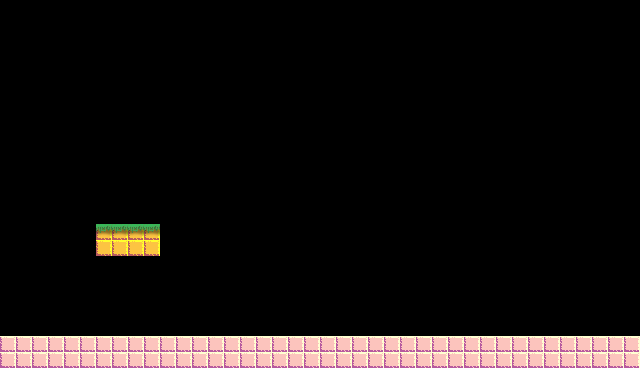

The image is a tile-based game level rendered from a .tmx file. Its description and complete source (layers, tilesets, objects, tile grids) follow:
An orthogonal 40x23 tile map with 16x16 px tiles, 2 tile layers (ground, grass) and 2 objects.

<map version="1.10" tiledversion="1.11.2" orientation="orthogonal" renderorder="right-down" width="40" height="23" tilewidth="16" tileheight="16" infinite="0" nextlayerid="4" nextobjectid="6">
 <editorsettings>
  <export target="../1.lua" format="lua" />
 </editorsettings>
 <tileset firstgid="1" name="tiles" tilewidth="16" tileheight="16" tilecount="56" columns="14">
  <image source="../../assets/tiles.png" width="224" height="64" />
 </tileset>
 <layer id="1" name="ground" width="40" height="23">
  <data encoding="csv">
0,0,0,0,0,0,0,0,0,0,0,0,0,0,0,0,0,0,0,0,0,0,0,0,0,0,0,0,0,0,0,0,0,0,0,0,0,0,0,0,
0,0,0,0,0,0,0,0,0,0,0,0,0,0,0,0,0,0,0,0,0,0,0,0,0,0,0,0,0,0,0,0,0,0,0,0,0,0,0,0,
0,0,0,0,0,0,0,0,0,0,0,0,0,0,0,0,0,0,0,0,0,0,0,0,0,0,0,0,0,0,0,0,0,0,0,0,0,0,0,0,
0,0,0,0,0,0,0,0,0,0,0,0,0,0,0,0,0,0,0,0,0,0,0,0,0,0,0,0,0,0,0,0,0,0,0,0,0,0,0,0,
0,0,0,0,0,0,0,0,0,0,0,0,0,0,0,0,0,0,0,0,0,0,0,0,0,0,0,0,0,0,0,0,0,0,0,0,0,0,0,0,
0,0,0,0,0,0,0,0,0,0,0,0,0,0,0,0,0,0,0,0,0,0,0,0,0,0,0,0,0,0,0,0,0,0,0,0,0,0,0,0,
0,0,0,0,0,0,0,0,0,0,0,0,0,0,0,0,0,0,0,0,0,0,0,0,0,0,0,0,0,0,0,0,0,0,0,0,0,0,0,0,
0,0,0,0,0,0,0,0,0,0,0,0,0,0,0,0,0,0,0,0,0,0,0,0,0,0,0,0,0,0,0,0,0,0,0,0,0,0,0,0,
0,0,0,0,0,0,0,0,0,0,0,0,0,0,0,0,0,0,0,0,0,0,0,0,0,0,0,0,0,0,0,0,0,0,0,0,0,0,0,0,
0,0,0,0,0,0,0,0,0,0,0,0,0,0,0,0,0,0,0,0,0,0,0,0,0,0,0,0,0,0,0,0,0,0,0,0,0,0,0,0,
0,0,0,0,0,0,0,0,0,0,0,0,0,0,0,0,0,0,0,0,0,0,0,0,0,0,0,0,0,0,0,0,0,0,0,0,0,0,0,0,
0,0,0,0,0,0,0,0,0,0,0,0,0,0,0,0,0,0,0,0,0,0,0,0,0,0,0,0,0,0,0,0,0,0,0,0,0,0,0,0,
0,0,0,0,0,0,0,0,0,0,0,0,0,0,0,0,0,0,0,0,0,0,0,0,0,0,0,0,0,0,0,0,0,0,0,0,0,0,0,0,
0,0,0,0,0,0,0,0,0,0,0,0,0,0,0,0,0,0,0,0,0,0,0,0,0,0,0,0,0,0,0,0,0,0,0,0,0,0,0,0,
0,0,0,0,0,0,33,33,33,33,0,0,0,0,0,0,0,0,0,0,0,0,0,0,0,0,0,0,0,0,0,0,0,0,0,0,0,0,0,0,
0,0,0,0,0,0,33,33,33,33,0,0,0,0,0,0,0,0,0,0,0,0,0,0,0,0,0,0,0,0,0,0,0,0,0,0,0,0,0,0,
0,0,0,0,0,0,0,0,0,0,0,0,0,0,0,0,0,0,0,0,0,0,0,0,0,0,0,0,0,0,0,0,0,0,0,0,0,0,0,0,
0,0,0,0,0,0,0,0,0,0,0,0,0,0,0,0,0,0,0,0,0,0,0,0,0,0,0,0,0,0,0,0,0,0,0,0,0,0,0,0,
0,0,0,0,0,0,0,0,0,0,0,0,0,0,0,0,0,0,0,0,0,0,0,0,0,0,0,0,0,0,0,0,0,0,0,0,0,0,0,0,
0,0,0,0,0,0,0,0,0,0,0,0,0,0,0,0,0,0,0,0,0,0,0,0,0,0,0,0,0,0,0,0,0,0,0,0,0,0,0,0,
0,0,0,0,0,0,0,0,0,0,0,0,0,0,0,0,0,0,0,0,0,0,0,0,0,0,0,0,0,0,0,0,0,0,0,0,0,0,0,0,
29,29,29,29,29,29,29,29,29,29,29,29,29,29,29,29,29,29,29,29,29,29,29,29,29,29,29,29,29,29,29,29,29,29,29,29,29,29,29,29,
29,29,29,29,29,29,29,29,29,29,29,29,29,29,29,29,29,29,29,29,29,29,29,29,29,29,29,29,29,29,29,29,29,29,29,29,29,29,29,29
</data>
 </layer>
 <layer id="2" name="grass" width="40" height="23">
  <data encoding="csv">
0,0,0,0,0,0,0,0,0,0,0,0,0,0,0,0,0,0,0,0,0,0,0,0,0,0,0,0,0,0,0,0,0,0,0,0,0,0,0,0,
0,0,0,0,0,0,0,0,0,0,0,0,0,0,0,0,0,0,0,0,0,0,0,0,0,0,0,0,0,0,0,0,0,0,0,0,0,0,0,0,
0,0,0,0,0,0,0,0,0,0,0,0,0,0,0,0,0,0,0,0,0,0,0,0,0,0,0,0,0,0,0,0,0,0,0,0,0,0,0,0,
0,0,0,0,0,0,0,0,0,0,0,0,0,0,0,0,0,0,0,0,0,0,0,0,0,0,0,0,0,0,0,0,0,0,0,0,0,0,0,0,
0,0,0,0,0,0,0,0,0,0,0,0,0,0,0,0,0,0,0,0,0,0,0,0,0,0,0,0,0,0,0,0,0,0,0,0,0,0,0,0,
0,0,0,0,0,0,0,0,0,0,0,0,0,0,0,0,0,0,0,0,0,0,0,0,0,0,0,0,0,0,0,0,0,0,0,0,0,0,0,0,
0,0,0,0,0,0,0,0,0,0,0,0,0,0,0,0,0,0,0,0,0,0,0,0,0,0,0,0,0,0,0,0,0,0,0,0,0,0,0,0,
0,0,0,0,0,0,0,0,0,0,0,0,0,0,0,0,0,0,0,0,0,0,0,0,0,0,0,0,0,0,0,0,0,0,0,0,0,0,0,0,
0,0,0,0,0,0,0,0,0,0,0,0,0,0,0,0,0,0,0,0,0,0,0,0,0,0,0,0,0,0,0,0,0,0,0,0,0,0,0,0,
0,0,0,0,0,0,0,0,0,0,0,0,0,0,0,0,0,0,0,0,0,0,0,0,0,0,0,0,0,0,0,0,0,0,0,0,0,0,0,0,
0,0,0,0,0,0,0,0,0,0,0,0,0,0,0,0,0,0,0,0,0,0,0,0,0,0,0,0,0,0,0,0,0,0,0,0,0,0,0,0,
0,0,0,0,0,0,0,0,0,0,0,0,0,0,0,0,0,0,0,0,0,0,0,0,0,0,0,0,0,0,0,0,0,0,0,0,0,0,0,0,
0,0,0,0,0,0,0,0,0,0,0,0,0,0,0,0,0,0,0,0,0,0,0,0,0,0,0,0,0,0,0,0,0,0,0,0,0,0,0,0,
0,0,0,0,0,0,0,0,0,0,0,0,0,0,0,0,0,0,0,0,0,0,0,0,0,0,0,0,0,0,0,0,0,0,0,0,0,0,0,0,
0,0,0,0,0,0,16,16,16,16,0,0,0,0,0,0,0,0,0,0,0,0,0,0,0,0,0,0,0,0,0,0,0,0,0,0,0,0,0,0,
0,0,0,0,0,0,0,0,0,0,0,0,0,0,0,0,0,0,0,0,0,0,0,0,0,0,0,0,0,0,0,0,0,0,0,0,0,0,0,0,
0,0,0,0,0,0,0,0,0,0,0,0,0,0,0,0,0,0,0,0,0,0,0,0,0,0,0,0,0,0,0,0,0,0,0,0,0,0,0,0,
0,0,0,0,0,0,0,0,0,0,0,0,0,0,0,0,0,0,0,0,0,0,0,0,0,0,0,0,0,0,0,0,0,0,0,0,0,0,0,0,
0,0,0,0,0,0,0,0,0,0,0,0,0,0,0,0,0,0,0,0,0,0,0,0,0,0,0,0,0,0,0,0,0,0,0,0,0,0,0,0,
0,0,0,0,0,0,0,0,0,0,0,0,0,0,0,0,0,0,0,0,0,0,0,0,0,0,0,0,0,0,0,0,0,0,0,0,0,0,0,0,
0,0,0,0,0,0,0,0,0,0,0,0,0,0,0,0,0,0,0,0,0,0,0,0,0,0,0,0,0,0,0,0,0,0,0,0,0,0,0,0,
0,0,0,0,0,0,0,0,0,0,0,0,0,0,0,0,0,0,0,0,0,0,0,0,0,0,0,0,0,0,0,0,0,0,0,0,0,0,0,0,
0,0,0,0,0,0,0,0,0,0,0,0,0,0,0,0,0,0,0,0,0,0,0,0,0,0,0,0,0,0,0,0,0,0,0,0,0,0,0,0
</data>
 </layer>
 <objectgroup color="#00aaff" id="3" name="solid">
  <properties>
   <property name="collidable " type="bool" value="true" />
  </properties>
  <object id="4" x="96.375" y="225.125" width="63.25" height="30.5">
   <properties>
    <property name="collidable" type="bool" value="true" />
   </properties>
  </object>
  <object id="5" x="1.625" y="336.301" width="637.583" height="31.2614">
   <properties>
    <property name="collidable" type="bool" value="true" />
   </properties>
  </object>
 </objectgroup>
</map>
